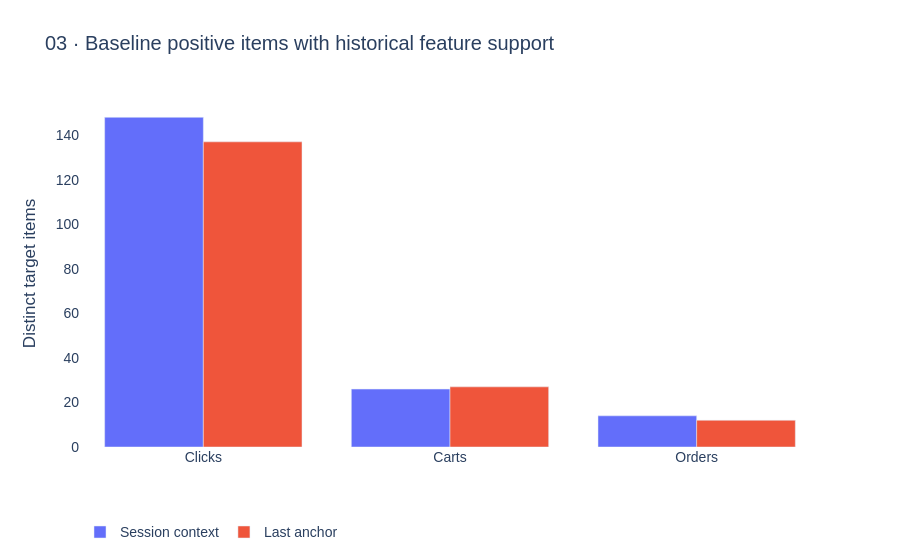

Notebook source saved alongside this figure:
### Markdown cell above
## Chart 3

### Code cell
view.show_chart(3)

### Figure 1 — Plotly figure (JSON) as saved in the notebook; plotly's stock layout.template omitted (floating-point values rounded to 4 significant figures)
{"data": [{"name": "Session context", "type": "bar", "x": ["Clicks", "Carts", "Orders"], "y": [148, 26, 14]}, {"name": "Last anchor", "type": "bar", "x": ["Clicks", "Carts", "Orders"], "y": [137, 27, 12]}], "layout": {"barmode": "group", "font": {"family": "Arial", "size": 14}, "legend": {"orientation": "h", "y": -0.2}, "paper_bgcolor": "white", "plot_bgcolor": "white", "title": {"text": "03 · Baseline positive items with historical feature support"}, "xaxis": {"automargin": true}, "yaxis": {"automargin": true, "title": {"text": "Distinct target items"}}}}
